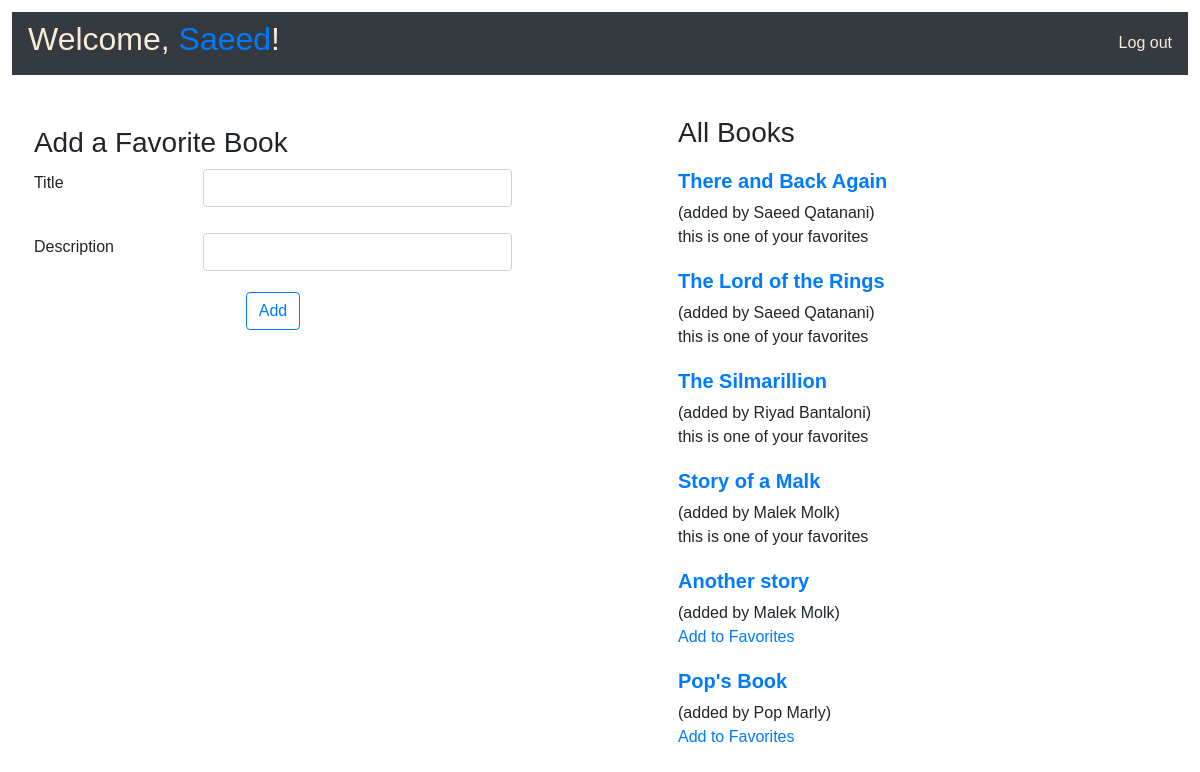
Screenshot of /books/ (signed in) with the database file from the repository.
### login_app/models.py (models this page shows)
class User(models.Model):
    first_name = models.CharField(max_length = 255)
    last_name = models.CharField(max_length = 255)
    birthday = models.DateField()
    email = models.EmailField(max_length = 255)
    password = models.CharField(max_length = 255)
    created_at = models.DateTimeField(auto_now_add=True)
    updated_at = models.DateTimeField(auto_now=True)
    objects = UserManager()

### favorite_books_app/models.py (models this page shows)
class Book(models.Model):
    title = models.CharField(max_length = 255)
    desc = models.TextField()
    uploaded_by = models.ForeignKey(User, related_name='books_uploaded', on_delete = models.CASCADE)
    users_who_like = models.ManyToManyField(User, related_name='liked_books')
    created_at = models.DateTimeField(auto_now_add = True)
    updated_at = models.DateTimeField(auto_now = True)
    objects = BookManager()

### favorite_books_app/views.py (the view)
# urls.py: path('', views.show_profile),
def show_profile(request):
    try:
        request.session['first_name']
        context = {
            'all_books' : Book.objects.all(),
            'liked_books' : User.objects.get(id = request.session['id']).liked_books.all(),
        }
        return render(request, 'show_profile.html', context)
    except:
        return redirect('/')

### favorite_books_app/templates/show_profile.html (shortened to what this page needs)
<!DOCTYPE html>
<html lang="en">
<head>
    {% load static %}
    <link rel="stylesheet" href="https://cdn.jsdelivr.net/npm/bootstrap@4.6.2/dist/css/bootstrap.min.css">
    <link rel="stylesheet" href="{% static 'css/styling.css' %}">
</head>
<body>
    <header class="navbar navbar-primary bg-dark">
        <h2>Welcome, <a href="/books/show_user_profile/">{{ request.session.first_name }}</a>!</h2>
        <p class="link_container"><a href="/logout/" class="navbar_link">Log out</a></p>
    </header>
    <main>
        <section>
            <form action="/books/upload_book/" method="post">
                <h3>Add a Favorite Book</h3>
                <div class="form-group row">
                    <label for="title" class="col-sm-4 col-form-label">Title</label>
                    <div class="col-sm-8">
                        <input type="text" name="title" id="title"  class="form-control">
                    </div>
                </div>
                <div class="form-group row">
                    <label for="desc" class="col-sm-4 col-form-label">Description</label>
                    <div class="col-sm-8">
                        <input type="text" name="desc" id="desc"  class="form-control">
                    </div>
                </div>
                <button id="button" type="submit" class="btn btn-outline-primary">Add</button>
            </form>
        </section>
        <section class="books_section">
            <h3>All Books</h3>
            {% for book in all_books %}
            <div class="book">
                <h5><strong><a href="/books/{{book.id}}/">{{ book.title }}</a></strong></h5>
                <p>(added by {{ book.uploaded_by.first_name }} {{ book.uploaded_by.last_name }})</p>
                {% if book in liked_books %}
                <p>this is one of your favorites</p>
                {% else %}
                <p><a href="/books/add_to_favorites/{{book.id}}/">Add to Favorites</a></p>
                {% endif %}
            </div>
            {% endfor %}
        </section>
    </main>
</body>
</html>

### favorite_books_app/static/css/styling.css (style rules this page uses)
* { margin: 0; padding: 0; border: 0; outline: 0; font-family: sans-serif; }
header { margin: 1%; padding: 1%; color: antiquewhite; }
.link_container { margin: 1% 0; }
.navbar_link { color: antiquewhite; }
main { display: flex; }
section { margin: 1%; padding: 1%; flex: 1; text-align: center; }
.books_section { margin-left: 10%; }
div,h3 { text-align: left; margin: 1% 0; }
.book { margin: 4% 0; }
p { margin: 0; }
form { margin: 1%; padding: 1%; }

### rows the page displays
User: session.first_name "Saeed"
Book: title "There and Back Again", uploaded_by.first_name "Saeed", uploaded_by.last_name "Qatanani", shows "this is one of your favorites"
Book: title "The Lord of the Rings", uploaded_by.first_name "Saeed", uploaded_by.last_name "Qatanani", shows "this is one of your favorites"
Book: title "The Silmarillion", uploaded_by.first_name "Riyad", uploaded_by.last_name "Bantaloni", shows "this is one of your favorites"
Book: title "Story of a Malk", uploaded_by.first_name "Malek", uploaded_by.last_name "Molk", shows "this is one of your favorites"
Book: title "Another story", uploaded_by.first_name "Malek", uploaded_by.last_name "Molk"
Book: title "Pop's Book", uploaded_by.first_name "Pop", uploaded_by.last_name "Marly"
